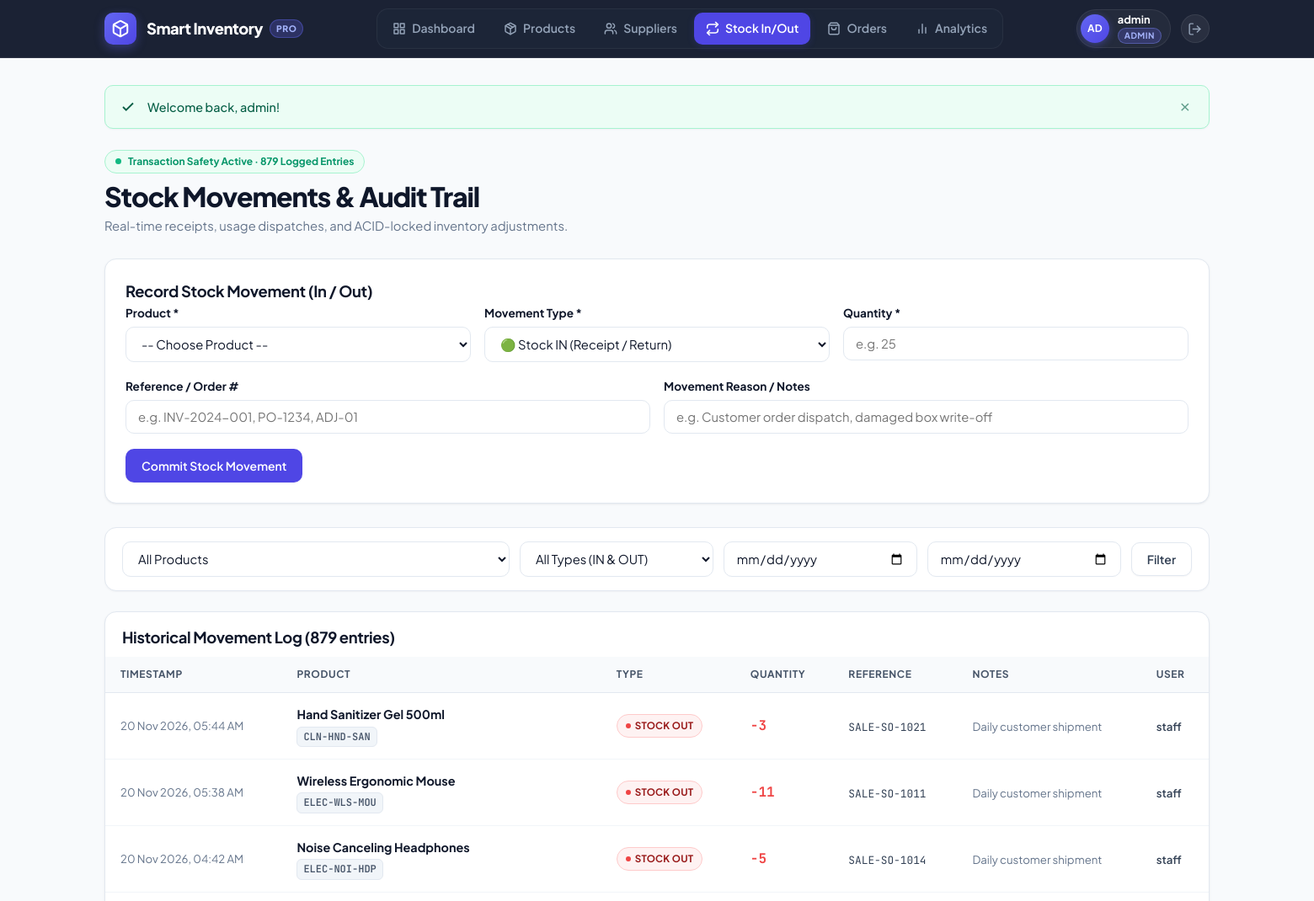
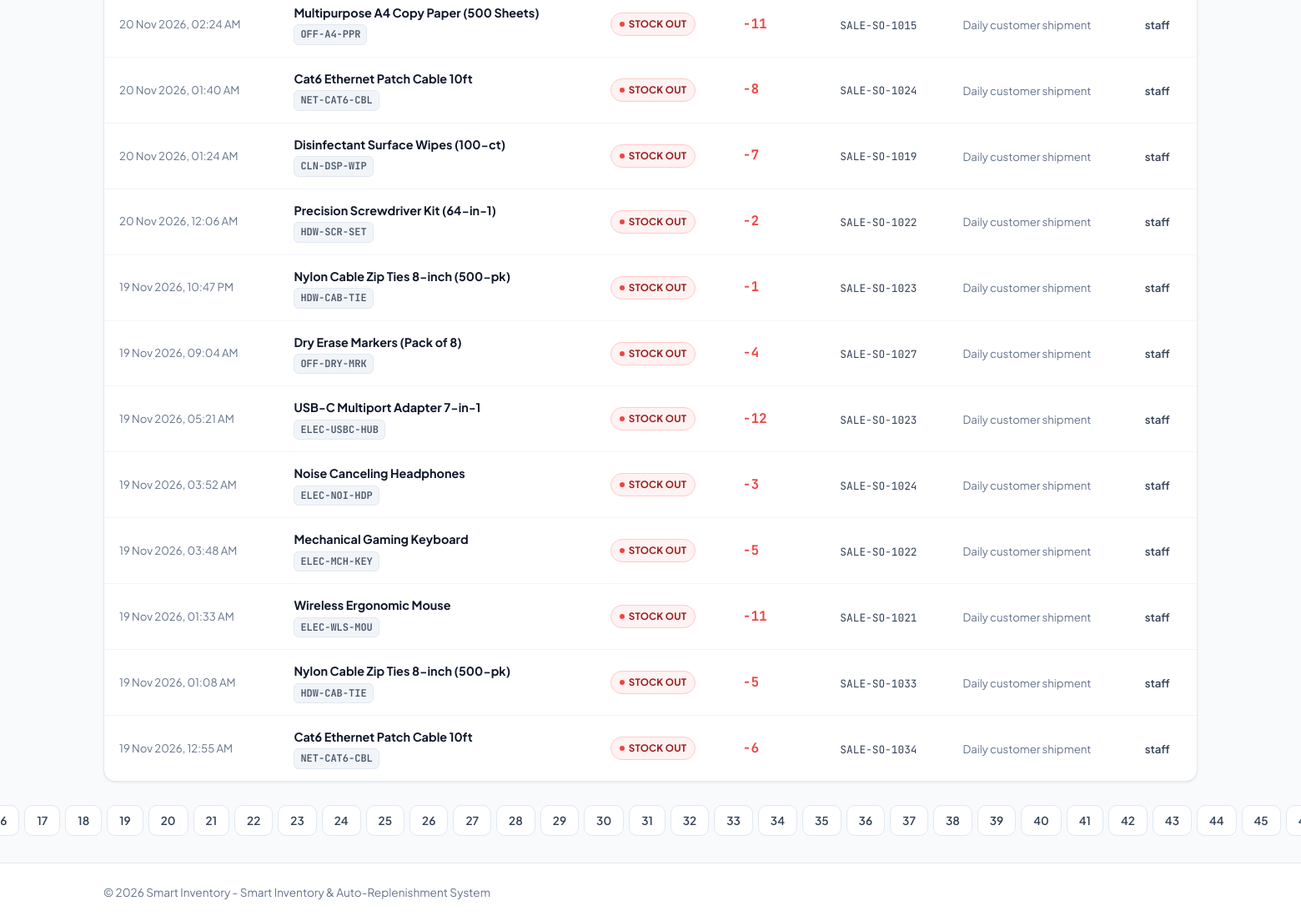
The app's page /stock_movement.php (signed in) with its own data (2 pictures, top to bottom).
### tables this page shows
CREATE TABLE stock_movements (
    id INT AUTO_INCREMENT PRIMARY KEY,
    product_id INT NOT NULL,
    type ENUM('in', 'out') NOT NULL,
    quantity INT NOT NULL,
    reference VARCHAR(255),
    notes TEXT,
    moved_at TIMESTAMP DEFAULT CURRENT_TIMESTAMP,
    user_id INT,
    CONSTRAINT fk_sm_product FOREIGN KEY (product_id) REFERENCES products(id) ON DELETE CASCADE,
    CONSTRAINT fk_sm_user FOREIGN KEY (user_id) REFERENCES users(id) ON DELETE SET NULL,
    INDEX idx_product_type_date (product_id, type, moved_at),
    INDEX idx_moved_at (moved_at)
);

CREATE TABLE products (
    id INT AUTO_INCREMENT PRIMARY KEY,
    sku VARCHAR(50) NOT NULL UNIQUE,
    name VARCHAR(150) NOT NULL,
    description TEXT,
    category VARCHAR(100),
    unit_price DECIMAL(10,2) NOT NULL DEFAULT 0.00,
    stock INT NOT NULL DEFAULT 0,
    reorder_point INT NOT NULL DEFAULT 0,
    safety_stock INT NOT NULL DEFAULT 0,
    supplier_id INT,
    created_at TIMESTAMP DEFAULT CURRENT_TIMESTAMP,
    CONSTRAINT fk_products_supplier FOREIGN KEY (supplier_id) REFERENCES suppliers(id) ON DELETE SET NULL
);

CREATE TABLE users (
    id INT AUTO_INCREMENT PRIMARY KEY,
    username VARCHAR(50) NOT NULL UNIQUE,
    password_hash VARCHAR(255) NOT NULL,
    email VARCHAR(100),
    role ENUM('admin', 'staff') DEFAULT 'staff',
    created_at TIMESTAMP DEFAULT CURRENT_TIMESTAMP
);

### includes/helpers.php (called while the page is built, shortened)
<?php
function e(?string $string): string {
    return htmlspecialchars((string)$string, ENT_QUOTES, 'UTF-8');
}
function formatDate(?string $datetime, string $format = 'd M Y, h:i A'): string {
    $ts = strtotime($datetime);
    return $ts ? date($format, $ts) : '-';
}
function paginate(int $totalItems, int $perPage, int $currentPage): array {
    $totalPages = max(1, (int)ceil($totalItems / $perPage));
    $currentPage = max(1, min($currentPage, $totalPages));
    $offset = ($currentPage - 1) * $perPage;
    return [
        'total'        => $totalItems,
        'per_page'     => $perPage,
        'current_page' => $currentPage,
        'total_pages'  => $totalPages,
        'offset'       => $offset,
    ];
}

### public/stock_movement.php (the view, shortened to what this page needs)
<?php
require_once __DIR__ . '/../includes/helpers.php';
$db = getDB();
$filterProduct = (int)($_GET['product_id'] ?? 0);
$filterType = trim($_GET['type'] ?? '');
$filterDateFrom = trim($_GET['date_from'] ?? '');
$filterDateTo = trim($_GET['date_to'] ?? '');
$page = (int)($_GET['page'] ?? 1);
$where = ['1=1'];
$params = [];
$whereClause = implode(' AND ', $where);
$countStmt = $db->prepare("SELECT COUNT(*) FROM stock_movements sm WHERE $whereClause");
$countStmt->execute($params);
$totalMovements = (int)$countStmt->fetchColumn();
$pagination = paginate($totalMovements, ITEMS_PER_PAGE, $page);
$query = "
    SELECT sm.*, p.name AS product_name, p.sku, u.username
    FROM stock_movements sm
    JOIN products p ON sm.product_id = p.id
    LEFT JOIN users u ON sm.user_id = u.id
    WHERE $whereClause
    ORDER BY sm.moved_at DESC, sm.id DESC
    LIMIT " . (int)$pagination['per_page'] . " OFFSET " . (int)$pagination['offset'];
$stmt = $db->prepare($query);
$stmt->execute($params);
$movements = $stmt->fetchAll();
require_once __DIR__ . '/../includes/header.php';
?>
<div class="page-header">
    <div>
        <div class="header-status-pill">
            <span class="pulse-dot"></span>
            Transaction Safety Active &middot; <?= number_format($totalMovements) ?> Logged Entries
        </div>
        <h1 class="page-title">Stock Movements &amp; Audit Trail</h1>
        <p class="page-subtitle">Real-time receipts, usage dispatches, and ACID-locked inventory adjustments.</p>
    </div>
</div>
<div class="card">
    <h2 class="card-title">Record Stock Movement (In / Out)</h2>
    <form method="POST" action="stock_movement.php">
        <div class="form-row">
            <div class="form-group" style="flex: 2;">
                <label for="product_id">Product *</label>
                <select name="product_id" id="product_id" class="form-control" required>
                    <option value="">-- Choose Product --</option>
                </select>
            </div>
            <div class="form-group" style="flex: 1;">
                <label for="type">Movement Type *</label>
                <select name="type" id="type" class="form-control" required>
                    <option value="in">🟢 Stock IN (Receipt / Return)</option>
                </select>
            </div>
            <div class="form-group" style="flex: 1;">
                <label for="quantity">Quantity *</label>
                <input type="number" name="quantity" id="quantity" class="form-control" min="1" placeholder="e.g. 25" required>
            </div>
        </div>
        <div class="form-row">
            <div class="form-group" style="flex: 1;">
                <label for="reference">Reference / Order #</label>
                <input type="text" name="reference" id="reference" class="form-control" placeholder="e.g. INV-2024-001, PO-1234, ADJ-01">
            </div>
            <div class="form-group" style="flex: 2;">
                <label for="notes">Movement Reason / Notes</label>
                <input type="text" name="notes" id="notes" class="form-control" placeholder="e.g. Customer order dispatch, damaged box write-off">
            </div>
        </div>
        <button type="submit" class="btn btn-primary">Commit Stock Movement</button>
    </form>
</div>
<form method="GET" action="stock_movement.php" class="filter-bar">
    <div style="flex: 2; min-width: 200px;">
        <select name="product_id" class="form-control">
            <option value="">All Products</option>
        </select>
    </div>
    <div style="flex: 1; min-width: 130px;">
        <select name="type" class="form-control">
            <option value="">All Types (IN & OUT)</option>
        </select>
    </div>
    <div style="flex: 1; min-width: 140px;">
        <input type="date" name="date_from" class="form-control" value="<?= e($filterDateFrom) ?>" placeholder="From Date">
    </div>
    <div style="flex: 1; min-width: 140px;">
        <input type="date" name="date_to" class="form-control" value="<?= e($filterDateTo) ?>" placeholder="To Date">
    </div>
    <button type="submit" class="btn btn-secondary">Filter</button>
</form>
<div class="card" style="padding: 0; overflow: hidden;">
    <div class="card-title" style="padding: 16px 20px 0; margin-bottom: 8px;">
        <span>Historical Movement Log (<?= number_format($totalMovements) ?> entries)</span>
    </div>
    <div class="table-responsive">
        <table class="table">
            <thead>
                <tr>
                    <th>Timestamp</th>
                    <th>Product</th>
                    <th>Type</th>
                    <th>Quantity</th>
                    <th>Reference</th>
                    <th>Notes</th>
                    <th>User</th>
                </tr>
            </thead>
            <tbody>
                <?php if (empty($movements)): ?>
                    <tr>
                        <td colspan="7" style="text-align: center; padding: 32px; color: var(--muted);">No movement logs found matching the filter.</td>
                    </tr>
                <?php else: ?>
                    <?php foreach ($movements as $m): ?>
                        <tr>
                            <td style="white-space: nowrap; font-size: 0.825rem; color: var(--muted);"><?= formatDate($m['moved_at']) ?></td>
                            <td>
                                <strong style="color: var(--dark);"><?= e($m['product_name']) ?></strong>
                                <div><span class="sku-pill"><?= e($m['sku']) ?></span></div>
                            </td>
                            <td>
                                <?php if ($m['type'] === 'in'): ?>
                                    <span class="badge badge-success"><span class="badge-dot"></span> Stock IN</span>
                                <?php else: ?>
                                    <span class="badge badge-danger"><span class="badge-dot"></span> Stock OUT</span>
                                <?php endif; ?>
                            </td>
                            <td>
                                <strong style="font-size: 1rem; font-family: var(--font-mono); color: <?= $m['type'] === 'in' ? 'var(--success)' : 'var(--danger)' ?>;">
                                    <?= $m['type'] === 'in' ? '+' : '-' ?><?= number_format((int)$m['quantity']) ?>
                                </strong>
                            </td>
                            <td><span style="font-family: var(--font-mono); font-size: 0.8rem;"><?= e($m['reference'] ?: '-') ?></span></td>
                            <td><span style="font-size: 0.825rem; color: var(--muted);"><?= e($m['notes'] ?: '-') ?></span></td>
                            <td><span style="font-size: 0.825rem; font-weight: 600;"><?= e($m['username'] ?: 'System') ?></span></td>
                        </tr>
                    <?php endforeach; ?>
                <?php endif; ?>
            </tbody>
        </table>
    </div>
</div>
<?php if ($pagination['total_pages'] > 1): ?>
    <div class="pagination">
        <?php for ($i = 1; $i <= $pagination['total_pages']; $i++): ?>
            <a href="?page=<?= $i ?>&product_id=<?= $filterProduct ?>&type=<?= urlencode($filterType) ?>&date_from=<?= urlencode($filterDateFrom) ?>&date_to=<?= urlencode($filterDateTo) ?>" class="page-link <?= $i === $pagination['current_page'] ? 'active' : '' ?>">
                <?= $i ?>
            </a>
        <?php endfor; ?>
    </div>
<?php endif; ?>
<?php require_once __DIR__ . '/../includes/footer.php'; ?>

### records on screen
stock_movements: moved_at "20 Nov 2026, 05:44 AM", product.name "Hand Sanitizer Gel 500ml", product.sku "CLN-HND-SAN", type "out" (drawn), quantity "3", reference "SALE-SO-1021", notes "Daily customer shipment", user.username "staff"
stock_movements: moved_at "20 Nov 2026, 05:38 AM", product.name "Wireless Ergonomic Mouse", product.sku "ELEC-WLS-MOU", type "out" (drawn), quantity "11", reference "SALE-SO-1011", notes "Daily customer shipment", user.username "staff"
stock_movements: moved_at "20 Nov 2026, 04:42 AM", product.name "Noise Canceling Headphones", product.sku "ELEC-NOI-HDP", type "out" (drawn), quantity "5", reference "SALE-SO-1014", notes "Daily customer shipment", user.username "staff"
stock_movements: moved_at "20 Nov 2026, 02:24 AM", product.name "Multipurpose A4 Copy Paper (500 Sheets)", product.sku "OFF-A4-PPR", type "out" (drawn), quantity "11", reference "SALE-SO-1015", notes "Daily customer shipment", user.username "staff"
stock_movements: moved_at "20 Nov 2026, 01:40 AM", product.name "Cat6 Ethernet Patch Cable 10ft", product.sku "NET-CAT6-CBL", type "out" (drawn), quantity "8", reference "SALE-SO-1024", notes "Daily customer shipment", user.username "staff"
stock_movements: moved_at "20 Nov 2026, 01:24 AM", product.name "Disinfectant Surface Wipes (100-ct)", product.sku "CLN-DSP-WIP", type "out" (drawn), quantity "7", reference "SALE-SO-1019", notes "Daily customer shipment", user.username "staff"
stock_movements: moved_at "20 Nov 2026, 12:06 AM", product.name "Precision Screwdriver Kit (64-in-1)", product.sku "HDW-SCR-SET", type "out" (drawn), quantity "2", reference "SALE-SO-1022", notes "Daily customer shipment", user.username "staff"
stock_movements: moved_at "19 Nov 2026, 10:47 PM", product.name "Nylon Cable Zip Ties 8-inch (500-pk)", product.sku "HDW-CAB-TIE", type "out" (drawn), quantity "1", reference "SALE-SO-1023", notes "Daily customer shipment", user.username "staff"
stock_movements: moved_at "19 Nov 2026, 09:04 AM", product.name "Dry Erase Markers (Pack of 8)", product.sku "OFF-DRY-MRK", type "out" (drawn), quantity "4", reference "SALE-SO-1027", notes "Daily customer shipment", user.username "staff"
stock_movements: moved_at "19 Nov 2026, 05:21 AM", product.name "USB-C Multiport Adapter 7-in-1", product.sku "ELEC-USBC-HUB", type "out" (drawn), quantity "12", reference "SALE-SO-1023", notes "Daily customer shipment", user.username "staff"
stock_movements: moved_at "19 Nov 2026, 03:52 AM", product.name "Noise Canceling Headphones", product.sku "ELEC-NOI-HDP", type "out" (drawn), quantity "3", reference "SALE-SO-1024", notes "Daily customer shipment", user.username "staff"
stock_movements: moved_at "19 Nov 2026, 03:48 AM", product.name "Mechanical Gaming Keyboard", product.sku "ELEC-MCH-KEY", type "out" (drawn), quantity "5", reference "SALE-SO-1022", notes "Daily customer shipment", user.username "staff"
stock_movements: moved_at "19 Nov 2026, 01:33 AM", product.name "Wireless Ergonomic Mouse", product.sku "ELEC-WLS-MOU", type "out" (drawn), quantity "11", reference "SALE-SO-1021", notes "Daily customer shipment", user.username "staff"
stock_movements: moved_at "19 Nov 2026, 01:08 AM", product.name "Nylon Cable Zip Ties 8-inch (500-pk)", product.sku "HDW-CAB-TIE", type "out" (drawn), quantity "5", reference "SALE-SO-1033", notes "Daily customer shipment", user.username "staff"
stock_movements: moved_at "19 Nov 2026, 12:55 AM", product.name "Cat6 Ethernet Patch Cable 10ft", product.sku "NET-CAT6-CBL", type "out" (drawn), quantity "6", reference "SALE-SO-1034", notes "Daily customer shipment", user.username "staff"

### other values on screen
APP_NAME "Smart Inventory"
$initials "AD"
$currentUser['username'] "admin"
$flash['message'] "Welcome back, admin!"
$totalMovements "879"
